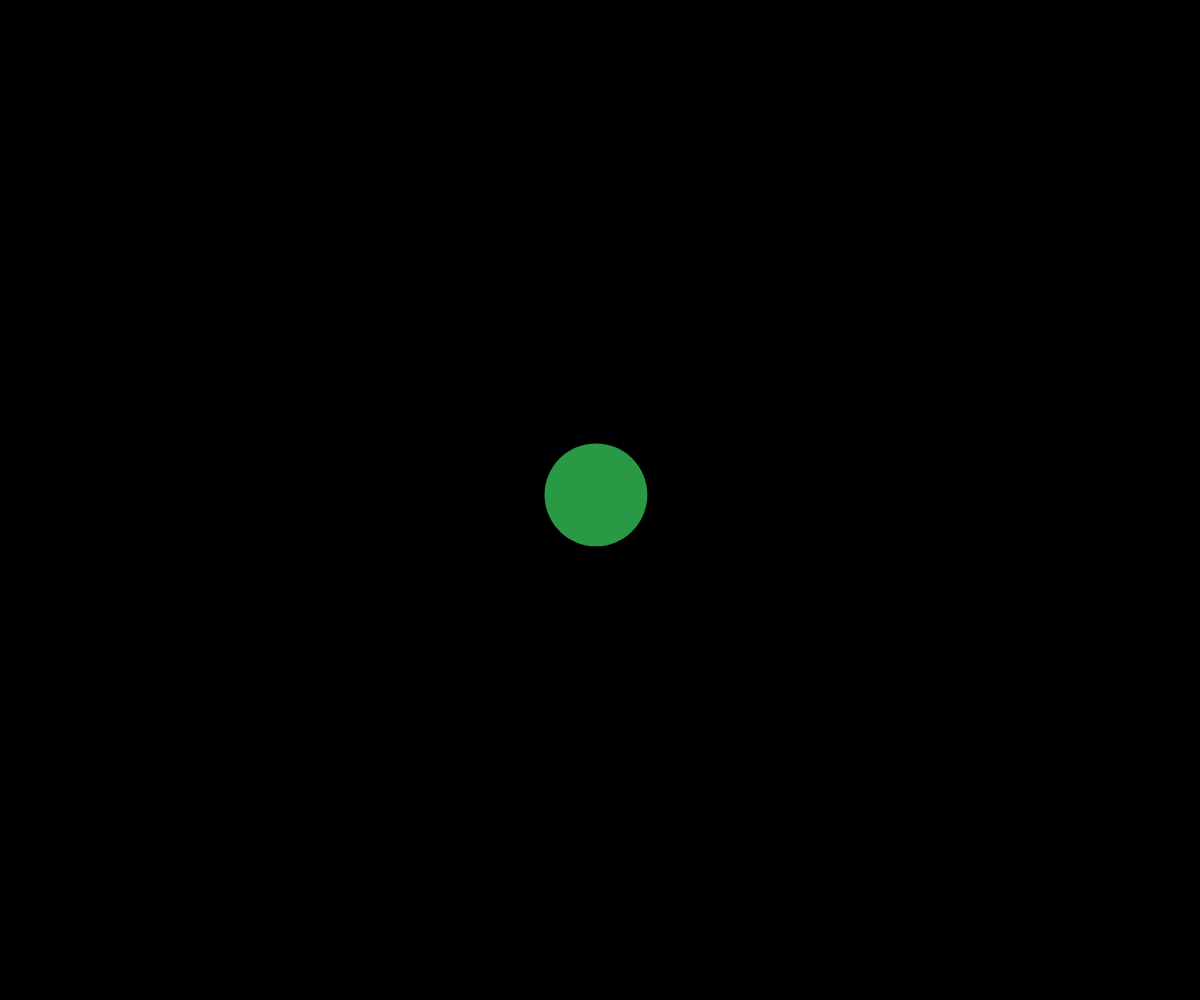
Frame 1 (no input)
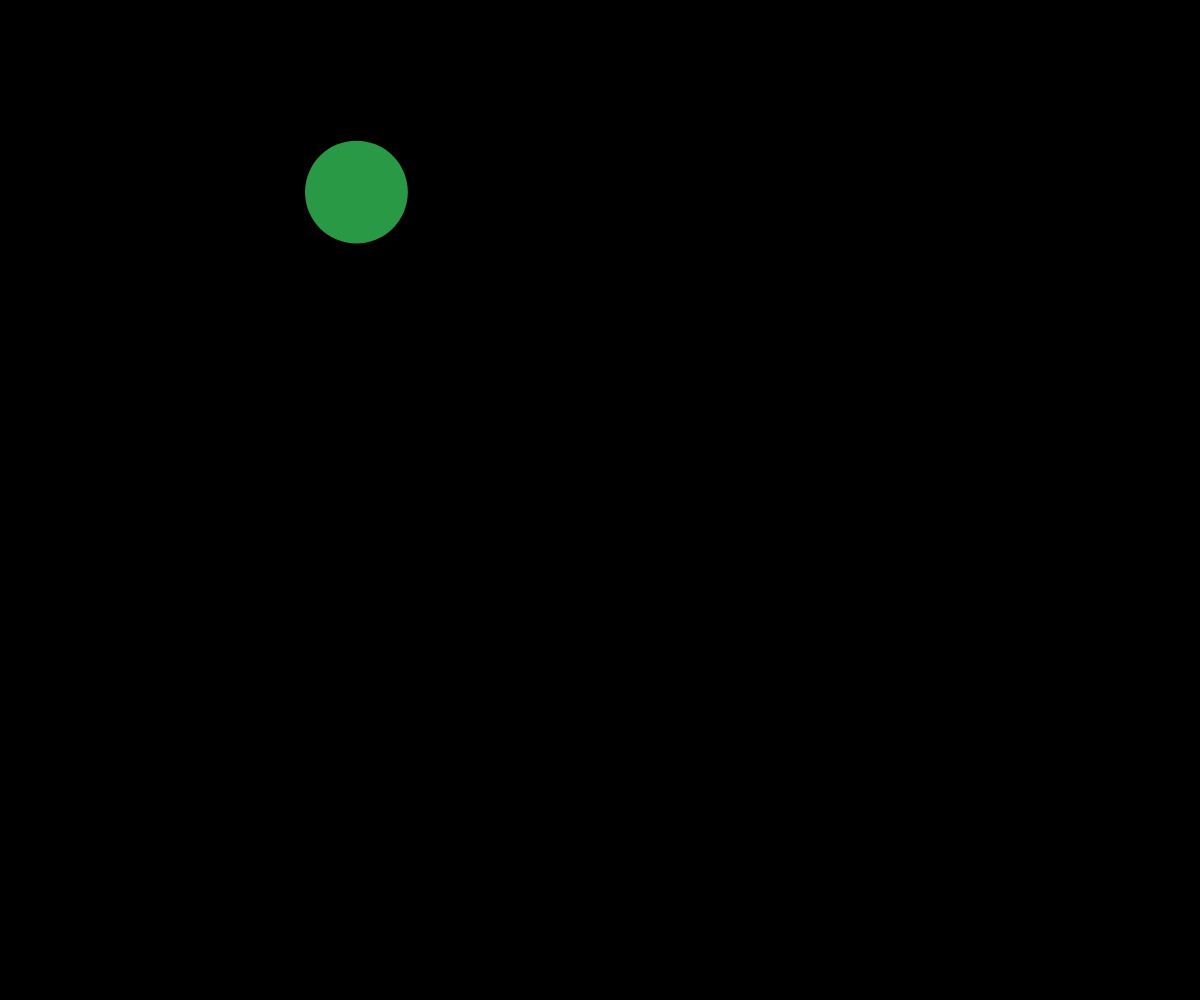
Frame 60 (no input)
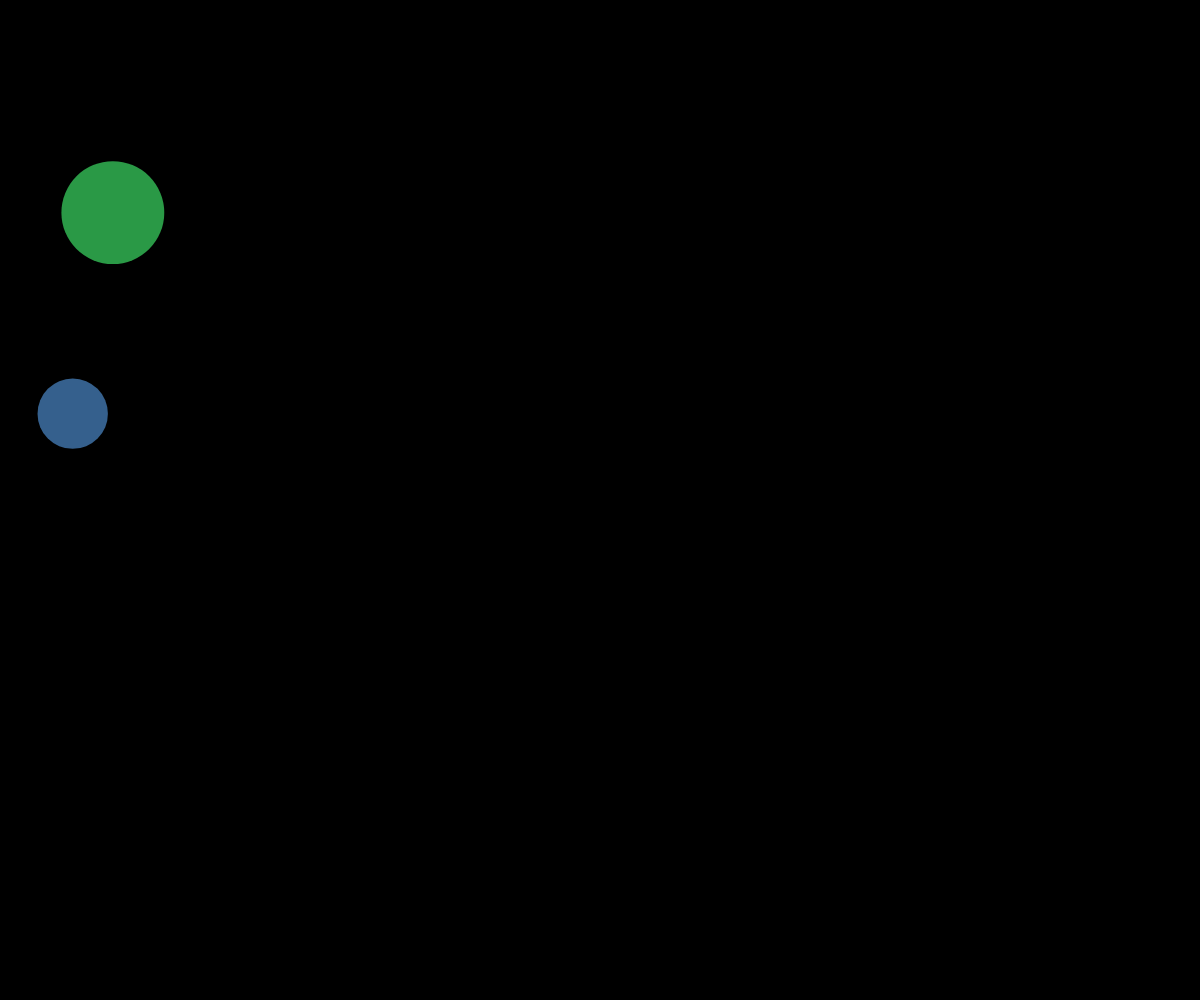
Frame 120 (the mouse pressed at the canvas centre since frame 60)

The p5.js sketch that drew these frames (run headless with seeded random() and noise() and a simulated clock; from frame 60 on, the mouse is pressed at the canvas centre):

// p5.js sketch
// ── sketch.js
// OOP BALL

// let myBall;
let ballArray = [];


function setup() {
  createCanvas(windowWidth, windowHeight);
  let myBall = new Ball(width/2, height/2);
  ballArray.push(myBall);
}

function draw() {
  background("black");

  for(let i = 0; i < ballArray.length; i++) {
    for(let j = 0; j < ballArray.length; j++) {
      if(i !== j) {
        ballArray[i].checkCollisionWith(ballArray[j]);
      }
    } 
    ballArray[i].move();
    ballArray[i].display();
  }
}

function mousePressed() {
  let myBall = new Ball(mouseX, mouseY);
  ballArray.push(myBall);
}

class Ball {
  constructor(x, y) {
    this.x = x;
    this.y = y;
    this.radius = random(30, 60);
    this.theColor = color(random(255), random(255), random(255), random(255));
    this.dx = random(-10, 10); 
    this.dy = random(-10, 10);
  }

  display() {
    noStroke();
    fill(this.theColor);
    circle(this.x, this.y, this.radius*2);
  }

  move() {
    this.x += this.dx;
    this.y += this.dy;

    if(this.x < 0 + this.radius || this.x > width - this.radius) {
      this.dx *= -1;
    }
    if(this.y < 0 + this.radius || this.y > height - this.radius) {
      this.dy *= -1;
    }
  }

  checkCollisionWith(otherBall) {
    let distanceBetween = dist(this.x, this.y, otherBall.x, otherBall.y);
    let radiiSum = this.radius + otherBall.radius;
    if(distanceBetween < radiiSum) {
      this.theColor = "red";
      otherBall.theColor = "red";

      let tempDx = this.dx;
      let tempDy = this.dy;

      this.dx = otherBall.dx;
      this.dy = otherBall.dy;
      otherBall.dx = tempDx;
      otherBall.dy = tempDy;
    }
  }
}
